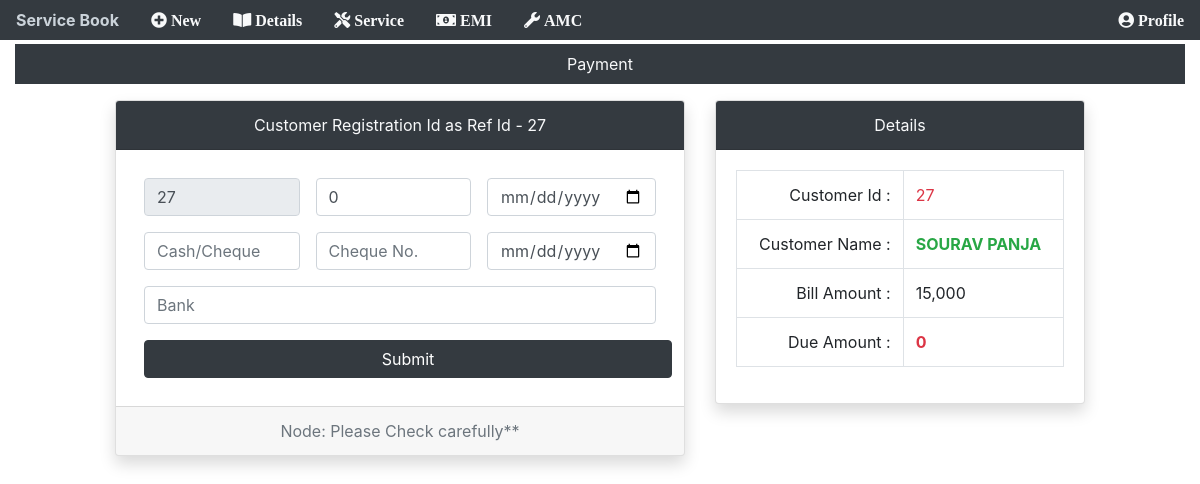
Screenshot of /payment/27 (signed in) with the database file from the repository.
### app/models.py (models this page shows, shortened)
class customerDetails(models.Model):
    custimerId = models.AutoField(primary_key=True)
    name = models.CharField(max_length=100)
    address = models.CharField(max_length=100, null=True)
    phoneNo = models.CharField(max_length=100, unique=True)
    email = models.EmailField(null=True)
    service = models.IntegerField(null=True, blank=True)
    emi = models.CharField(max_length=10, null=True, blank=True)
    modelNameOne = models.CharField(max_length=100)
    quantityOne = models.CharField(max_length=2, null=True)
    modelNoOne = models.CharField(max_length=100)
    modelNameTwo = models.CharField(max_length=100, blank=True)
    quantityTwo = models.CharField(max_length=2, null=True, blank=True)
    modelNoTwo = models.CharField(max_length=100, blank=True)
    purchaseDate = models.DateField(auto_now=False, auto_now_add=False)
    totalAmount = models.IntegerField()
    advanceAmount = models.IntegerField()
    dueAmount = models.IntegerField(null=True)
    def amount_due(self):  # for due amount
        payable = self.totalAmount
        paid = self.total_paid_amount()
        return payable - paid
    def total_paid_amount(self):  # for total paid amount
        tt = self.advanceAmount
        ap = self.amount_paid()
        return tt + ap
    def amount_paid(self):  # for paymennt
        items = paymentOnEmi.objects.filter(refNo=self.custimerId)
        total = 0
        for item in items:
            total += item.paidAmount
        return total

class paymentOnEmi(models.Model):
    refNo = models.IntegerField()
    paidAmount = models.IntegerField()
    paymentDate = models.DateField(auto_now=False, auto_now_add=False)
    cashCheque = models.CharField(max_length=100, null=True)
    chequeNo = models.CharField(max_length=10, null=True, blank=True)

### app/views.py (the view)
# urls.py: path('payment/<int:id>', views.payment, name="paymentPage"),
@login_required(login_url="/login")
def payment(request, id):
    ghh = customerDetails.objects.get(pk=id)
    ps = paymentOnEmiForm()
    if request.method == "POST":
        ps = paymentOnEmiForm(request.POST)
        if ps.is_valid():
            ps.save()
            return redirect("/customer/details")
    return render(request, "main/payment.html", {"ghh": ghh, "id": id})

### templates/main/payment.html (shortened to what this page needs)
{% include "main/base.html" %} {% load humanize %} {% block content %}
<div class="container-fluid">
  <div class="bg-dark mt-1">
    <p class="nav-link text-light text-center">Payment</p>
  </div>
</div>
<div class="container-fluid">
  <div class="row">
    <div class="col-6 offset-1">
      <div class="card text-center shadow">
        <div class="card-header bg-dark text-light">
          Customer Registration Id as Ref Id - {{id}}
        </div>
        <div class="card-body">
          <form action="" method="POST">
            <div class="row">
              <div class="col d-flex">
                <input
                  class="form-control m-2"
                  type="number"
                  name="refNo"
                  value="{{id}}"
                  readonly
                />
                <input
                  class="form-control m-2"
                  type="number"
                  min="0"
                  name="paidAmount"
                  placeholder="Payment Amount"
                  value="{{ghh.amount_due}}"
                  required
                />
                <input
                  class="form-control m-2"
                  type="date"
                  name="paymentDate"
                  required
                />
              </div>
            </div>
            <div class="row">
              <div class="col d-flex">
                <input
                  class="form-control m-2"
                  name="cashCheque"
                  type="text"
                  placeholder="Cash/Cheque"
                  required
                />
                <input
                  class="form-control m-2"
                  name="chequeNo"
                  type="number"
                  min="0"
                  placeholder="Cheque No."
                />
                <input
                  class="form-control m-2"
                  name="chequeDate"
                  type="date"
                  min="0"
                  placeholder="Cheque Date"
                />
              </div>
            </div>
            <div class="row">
              <div class="col d-flex">
                <input
                  class="form-control m-2"
                  name="bank"
                  type="text"
                  min="0"
                  placeholder="Bank"
                />
              </div>
            </div>
            <button type="submit" class="m-2 btn btn-dark w-100">Submit</button>
          </form>
        </div>
        <div class="card-footer text-muted">Node: Please Check carefully**</div>
      </div>
    </div>
    <div class="col-4">
      <div class="card shadow">
        <div class="card-header bg-dark text-light text-center">Details</div>
        <div class="card-body">
          <table class="table table-bordered">
            <tbody>
              <tr>
                <td class="text-right">Customer Id :</td>
                <td class="text-danger">{{ghh.custimerId}}</td>
              </tr>
              <tr>
                <td class="text-right">Customer Name :</td>
                <td class="text-success">
                  <strong>{{ghh.name | upper}}</strong>
                </td>
              </tr>
              <tr>
                <td class="text-right">Bill Amount :</td>
                <td>{{ghh.totalAmount | intcomma}}</td>
              </tr>
              <tr>
                <td class="text-right">Due Amount :</td>
                <td class="text-danger">
                  <strong>{{ghh.amount_due | intcomma}}</strong>
                </td>
              </tr>
            </tbody>
          </table>
        </div>
      </div>
    </div>
  </div>
</div>
{% endblock content %}

### rows the page displays
customerDetails: paidAmount "0", custimerId "27", name "SOURAV PANJA", totalAmount "15,000", amount_due "0"

### other values shown
{{ id }} "27"
